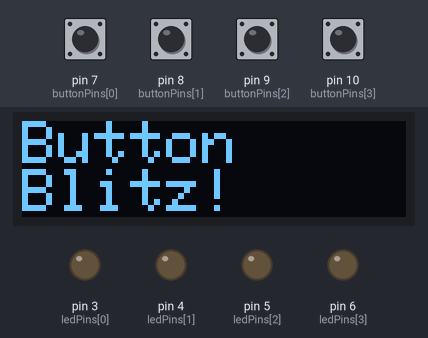
Bench run of a sketch on a simulated Arduino Uno, built with avr-gcc and run on an emulated ATmega328P. Shown: 128×32 one-colour display, output pins drawn as LEDs (lit = HIGH). The test bench sets the inputs (shaded band); at power-on: pin 7 (buttonPins[0]), pin 8 (buttonPins[1]), pin 9 (buttonPins[2]), pin 10 (buttonPins[3]) HIGH. Random numbers use the default seed unless the sketch sets one.

Above: at 2.8 s.
2.9 s: pin 7 (buttonPins[0]) pulled LOW for 0.15 s
At 4.2 s:
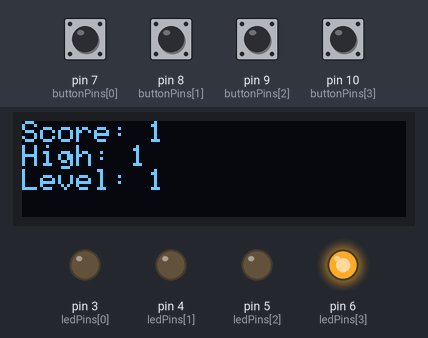
At 8.1 s:
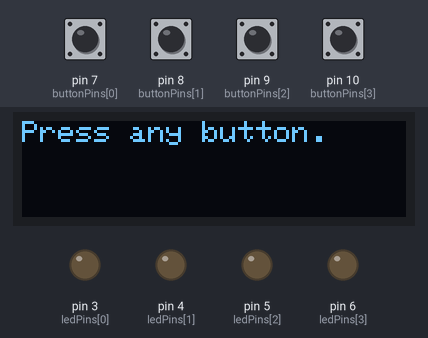
8.4 s: pin 8 (buttonPins[1]) pulled LOW for 0.15 s
At 9.92 s:
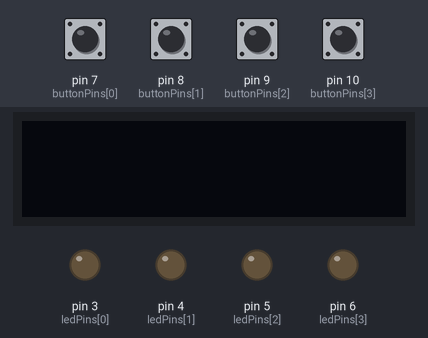
Timing chart, 0 to 11.4 s (numbered marks = the images above; inputs shaded):
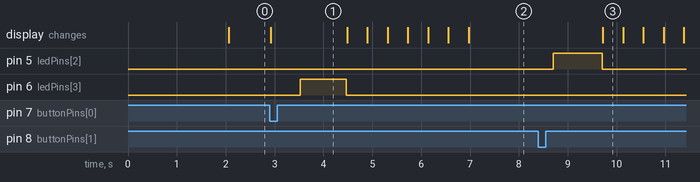

Measured:
- after the input at 2.9 s, pin 6 (ledPins[3]): LOW → HIGH after 0.62 s, → LOW 0.95 s later; the display: changes at once (image 1)
- after the input at 8.4 s, pin 5 (ledPins[2]): LOW → HIGH after 0.31 s, → LOW 1.0 s later; the display: changes after 1.3 s (image 3)
- what the display in image 3 shows lasts 0.4 s, from 9.7 s to 10.1 s

The sketch:

code.ino
```cpp
#include <Wire.h>
#include <Adafruit_GFX.h>
#include <Adafruit_SSD1306.h>

#define SCREEN_WIDTH 128
#define SCREEN_HEIGHT 32

Adafruit_SSD1306 display(SCREEN_WIDTH, SCREEN_HEIGHT, &Wire, -1);  // -1 = no reset

const int ledPins[4] = {3, 4, 5, 6};     // LED pins
const int buttonPins[4] = {7, 8, 9, 10}; // Button pins (active low)

int score = 0;
int highScore = 0;
bool gameOver = false;

// Difficulty control
const int baseTime = 1000; // ms
const int minTime = 300;   // ms
void displayLogo();
void setup() {
  Serial.begin(9600);
  randomSeed(analogRead(A0));

  for (int i = 0; i < 4; i++) {
    pinMode(ledPins[i], OUTPUT);
    pinMode(buttonPins[i], INPUT_PULLUP);
  }

  if (!display.begin(SSD1306_SWITCHCAPVCC, 0x3C)) {
    Serial.println("OLED not found");
    while (1);
  }
  displayLogo();
  delay(2000); // Show logo for 2 seconds

  showSplash(); // then show your text splash
  waitForAnyButton();
}

void blinkMessage(String msg, int times = 3, int delayMs = 300) {
  for (int i = 0; i < times; i++) {
    display.clearDisplay();
    display.display();
    delay(delayMs);
    display.setCursor(0, 0);
    display.setTextSize(1);
    display.println(msg);
    display.display();
    delay(delayMs);
  }
}

void loop() {
  if (gameOver) {
    waitForAnyButton();
    score = 0;
    gameOver = false;
    delay(300);  // debounce
  }

  int target = random(0, 4);
  digitalWrite(ledPins[target], HIGH);

  // Make reaction time scale with score
  int reactionTime = max(minTime, baseTime - score * 50);
  unsigned long startTime = millis();
  bool pressed = false;
  bool correct = false;

  while (millis() - startTime < reactionTime) {
    for (int i = 0; i < 4; i++) {
      if (digitalRead(buttonPins[i]) == LOW) {
        pressed = true;
        if (i == target) correct = true;
        break;
      }
    }
    if (pressed) break;
  }

  // Turn off LEDs
  for (int i = 0; i < 4; i++) {
    digitalWrite(ledPins[i], LOW);
  }

  if (correct) {
    score++;
    if (score > highScore) highScore = score;
    showScore();
  } else {
    blinkMessage("Game Over!\nScore: " + String(score) + "\nHigh: " + String(highScore), 3, 400);
    showMessage("Press any button.");
    gameOver = true;
  }

  delay(600); // brief pause
}

// ==== Display Functions ==== //

void showSplash() {
  display.clearDisplay();
  display.setTextSize(2);
  display.setCursor(0, 0);
  display.println("Button");
  display.println("Blitz!");
  display.setTextSize(1);
  display.println("Press any");
  display.println("button...");
  display.display();
}

void showScore() {
  display.clearDisplay();
  display.setCursor(0, 0);
  display.setTextSize(1);
  display.print("Score: ");
  display.println(score);
  display.print("High: ");
  display.println(highScore);
  display.print("Level: ");
  display.println((score / 3) + 1);
  display.display();
}

void showMessage(String msg) {
  display.clearDisplay();
  display.setCursor(0, 0);
  display.setTextSize(1);
  display.println(msg);
  display.display();
}

const uint8_t logoBitmap [] PROGMEM = {
  // 'Button-Blitz-Logo', 128x32px
  0x00, 0x00, 0x00, 0x00, 0x00, 0x00, 0x00, 0x00, 0x00, 0x00, 0x00, 0x00, 0x00, 0x00, 0x00, 0x00,
  0x00, 0x00, 0x00, 0x00, 0x00, 0x00, 0x00, 0x00, 0x00, 0x00, 0x00, 0x00, 0x00, 0x00, 0x00, 0x00,
  0x00, 0x00, 0x00, 0x00, 0x00, 0x00, 0x00, 0x00, 0x00, 0x00, 0x00, 0x00, 0x00, 0x00, 0x00, 0x00,
  0x00, 0x00, 0x00, 0x00, 0x00, 0x00, 0x00, 0x00, 0x00, 0x00, 0x00, 0x00, 0x00, 0x00, 0x00, 0x00,
  0x00, 0x00, 0x00, 0x00, 0x00, 0x00, 0x00, 0x00, 0x00, 0x00, 0x00, 0x00, 0x00, 0x00, 0x00, 0x00,
  0x00, 0x00, 0x00, 0x00, 0x00, 0x00, 0x00, 0x00, 0x00, 0x00, 0x00, 0x00, 0x00, 0x00, 0x00, 0x00,
  0x00, 0x00, 0x00, 0x00, 0x00, 0x00, 0x00, 0x00, 0x00, 0x00, 0x00, 0x00, 0x00, 0x00, 0x00, 0x00,
  0x00, 0x00, 0x00, 0x00, 0x00, 0x00, 0x00, 0x00, 0x00, 0x00, 0x00, 0x00, 0x00, 0x00, 0x00, 0x00,
  0x00, 0x00, 0x00, 0x00, 0x00, 0x00, 0x00, 0x00, 0x00, 0x00, 0x00, 0x00, 0x00, 0x00, 0x00, 0x00,
  0x00, 0x00, 0x00, 0x1f, 0x00, 0x00, 0x00, 0x00, 0x00, 0x00, 0x00, 0x1f, 0x01, 0x80, 0x00, 0x00,
  0x00, 0x00, 0x00, 0x1f, 0xe0, 0x00, 0x00, 0x00, 0x00, 0x00, 0x00, 0x1f, 0xe1, 0x98, 0x00, 0x00,
  0x0f, 0xff, 0xf0, 0x18, 0x60, 0x00, 0x20, 0x40, 0x00, 0x00, 0x00, 0x18, 0x61, 0x98, 0x40, 0x00,
  0x1f, 0xff, 0xf8, 0x18, 0x30, 0x00, 0x30, 0x60, 0x00, 0x00, 0x00, 0x18, 0x31, 0x80, 0xc0, 0x00,
  0x3c, 0x7f, 0x9c, 0x18, 0x30, 0x00, 0x30, 0x60, 0x00, 0x00, 0x00, 0x18, 0x31, 0x80, 0xc0, 0x00,
  0x3b, 0x3e, 0x4c, 0x18, 0x63, 0x06, 0xfd, 0xf8, 0x7c, 0x1f, 0x80, 0x18, 0x61, 0x9b, 0xfb, 0xf8,
  0x37, 0xbe, 0x0c, 0x1f, 0xc3, 0x06, 0xfd, 0xf8, 0xfe, 0x3f, 0xc0, 0x1f, 0xc1, 0x99, 0xf3, 0xf8,
  0x37, 0xbf, 0xbc, 0x1f, 0xe3, 0x06, 0x30, 0x61, 0x83, 0x38, 0xe0, 0x1f, 0xe1, 0x98, 0xc0, 0x38,
  0x3b, 0x7e, 0x4c, 0x18, 0x33, 0x06, 0x30, 0x61, 0x83, 0x38, 0x60, 0x18, 0x31, 0x98, 0xc0, 0x70,
  0x3c, 0xff, 0x54, 0x18, 0x33, 0x06, 0x30, 0x61, 0x83, 0xb0, 0x60, 0x18, 0x31, 0x98, 0xc0, 0x60,
  0x37, 0xff, 0xec, 0x18, 0x33, 0x06, 0x30, 0x61, 0x83, 0x30, 0x60, 0x18, 0x31, 0x98, 0xc0, 0xc0,
  0x1f, 0x42, 0x18, 0x18, 0x33, 0x8e, 0x30, 0x61, 0x83, 0x30, 0x60, 0x18, 0x31, 0x98, 0xc1, 0x80,
  0x1f, 0x43, 0xf8, 0x1f, 0xf1, 0xde, 0x30, 0x60, 0xee, 0x30, 0x60, 0x1f, 0xf1, 0x98, 0xe3, 0x80,
  0x0f, 0xc3, 0xf0, 0x1f, 0xc1, 0xf6, 0x3c, 0x78, 0x7c, 0x30, 0x60, 0x1f, 0xc1, 0x98, 0x7b, 0xfc,
  0x0f, 0x81, 0xf0, 0x00, 0x00, 0x00, 0x00, 0x00, 0x00, 0x00, 0x00, 0x00, 0x00, 0x00, 0x00, 0x00,
  0x03, 0x00, 0xc0, 0x00, 0x00, 0x00, 0x00, 0x00, 0x00, 0x00, 0x00, 0x00, 0x00, 0x00, 0x00, 0x00,
  0x00, 0x00, 0x00, 0x00, 0x00, 0x00, 0x00, 0x00, 0x00, 0x00, 0x00, 0x00, 0x00, 0x00, 0x00, 0x00,
  0x00, 0x00, 0x00, 0x00, 0x00, 0x00, 0x00, 0x00, 0x00, 0x00, 0x00, 0x00, 0x00, 0x00, 0x00, 0x00,
  0x00, 0x00, 0x00, 0x00, 0x00, 0x00, 0x00, 0x00, 0x00, 0x00, 0x00, 0x00, 0x00, 0x00, 0x00, 0x00,
  0x00, 0x00, 0x00, 0x00, 0x00, 0x00, 0x00, 0x00, 0x00, 0x00, 0x00, 0x00, 0x00, 0x00, 0x00, 0x00,
  0x00, 0x00, 0x00, 0x00, 0x00, 0x00, 0x00, 0x00, 0x00, 0x00, 0x00, 0x00, 0x00, 0x00, 0x00, 0x00,
  0x00, 0x00, 0x00, 0x00, 0x00, 0x00, 0x00, 0x00, 0x00, 0x00, 0x00, 0x00, 0x00, 0x00, 0x00, 0x00,
  0x00, 0x00, 0x00, 0x00, 0x00, 0x00, 0x00, 0x00, 0x00, 0x00, 0x00, 0x00, 0x00, 0x00, 0x00, 0x00
};

void displayLogo() {
  display.clearDisplay();
  display.drawBitmap(0, 0, logoBitmap, 128, 32, SSD1306_WHITE);
  display.display();
};

// ==== Button Utility ====

bool anyButtonPressed() {
  for (int i = 0; i < 4; i++) {
    if (digitalRead(buttonPins[i]) == LOW) return true;
  }
  return false;
}

void waitForAnyButton() {
  while (!anyButtonPressed()) {
    delay(10);
  }
}
```
